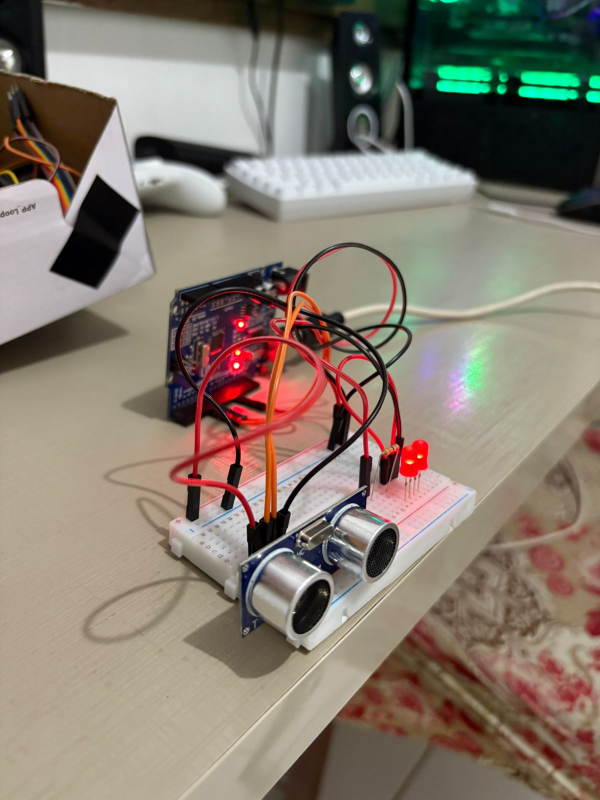
#> input picture Imagens/foto_1.jpeg, 1200 x 1600 px (shown at 1/2 size)
$ python -i numeros-complexos-arduino.py   (imports and definitions only)
#> lines starting #> are read from the running program, lines starting #| are printed output that depends on the picture
import serial                       # Leitura e comunicação com o Arduino
import numpy as np                  # Manipulação de operações matemáticas (magnitude, ângulo)
import matplotlib.pyplot as plt     # Criação gráfica principal
from matplotlib.animation import FuncAnimation # Animação gráfica em tempo real
from matplotlib.patches import Arc  # Desenho do arco de ângulo (argumento)
import sys                          # Controle de sistema (uso principal: sys.exit para encerrar o script)

# --- Configuração da Porta Serial ---
PORT = 'COM3'                       # Porta serial utilizada
BAUDRATE = 9600                     # Taxa de transmissão de dados (deve ser a mesma do Arduino)
TIMEOUT = 0.1                       # Tempo máximo de espera para leitura de dados

# Tentativa de conexão com a porta serial
# [10 lines not run here, left out]

# --- Configuração do Gráfico ---
# Criação da figura e do eixo para o Plano Complexo
fig, ax_complexo = plt.subplots(
    figsize=(7, 7)
    )
# Parte real fixa para simulação (Eixo X)
PARTE_REAL_FIXA = 50.0

# --- Função de Plotagem do Plano Complexo ---
# [109 lines left out: functions plotar_plano_complexo, analisar_leitura, not called in this run]

# --- Função de Animação Principal ---
def grafico_animado(i):
    try:
        valorLDRbytes = conexao.readline() # Leitura da linha de dados completa do Arduino
        if valorLDRbytes:
            valorLDRformatado = valorLDRbytes.decode("utf-8").strip() # Decodifica bytes para string e remove espaços/quebras de linha

            dados_analisados = analisar_leitura(valorLDRformatado) # Extrai os valores numéricos da string

            # Verifica se a Parte Imaginária (Distancia) está presente
            if 'Distancia' in dados_analisados:
                parte_imaginaria = dados_analisados['Distancia']

                # Cria o número complexo com a parte Real fixa e a Imaginária lida
                numero_complexo = complex(PARTE_REAL_FIXA, parte_imaginaria)

                # Plota o novo estado do número complexo no gráfico
                plotar_plano_complexo(ax=ax_complexo,
                                      numero_complexo=numero_complexo)

    except serial.SerialException as e: # Captura erros de comunicação serial
        print(f"Erro de leitura serial: {e}")
        conexao.close() # Interrompe a conexão
        sys.exit() # Sai do script
    except Exception as e: # Captura quaisquer outros erros inesperados
        # É útil saber qual dado gerou o erro, se possível
        print(f"Erro ao processar dado: {valorLDRformatado} - {e}")

# --- Execução da Animação ---
animacao = FuncAnimation(
    fig,
    grafico_animado,
    interval=100  # Intervalo de atualização (100 ms)
    )

# Mostra o gráfico e lida com a interrupção pelo usuário
# [10 lines not run here, left out]

>>> import cv2
>>> picture = cv2.imread('Imagens/foto_1.jpeg', cv2.IMREAD_GRAYSCALE)
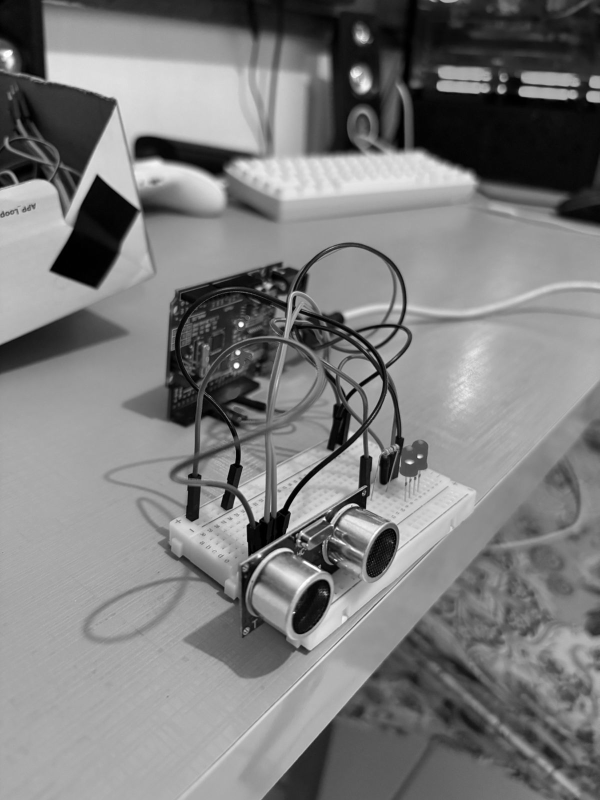
#> picture: shape (1600, 1200) (shown at 1/2 size); min 0, max 255, mean 124.8
#> (the run stopped early here; a loop or call above may not have finished)

$ run again, on Imagens/foto_2.jpeg
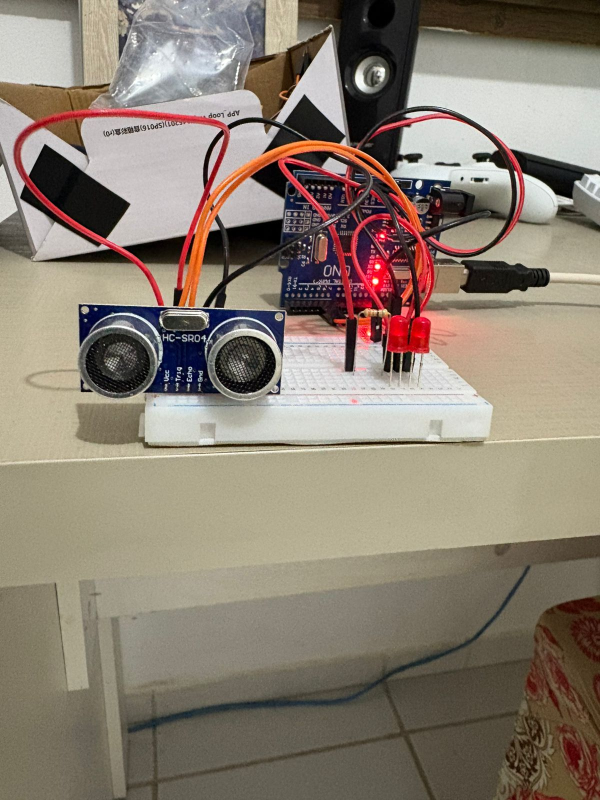
#> input picture Imagens/foto_2.jpeg, 1200 x 1600 px (shown at 1/2 size)
#> `picture = cv2.imread('Imagens/foto_1.jpeg', cv2.IMREAD_GRAYSCALE)`:
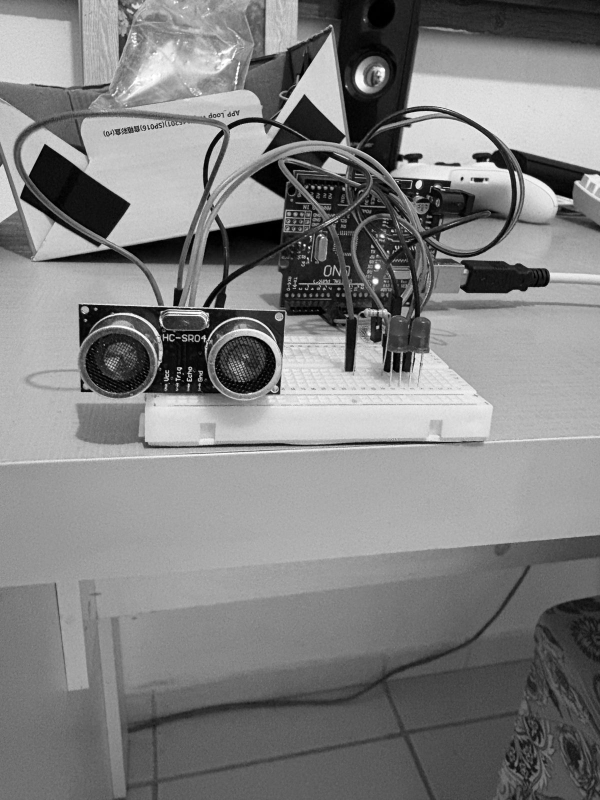
#> picture: shape (1600, 1200) (shown at 1/2 size); min 0, max 255, mean 129

$ run again, on Imagens/foto_3.jpeg
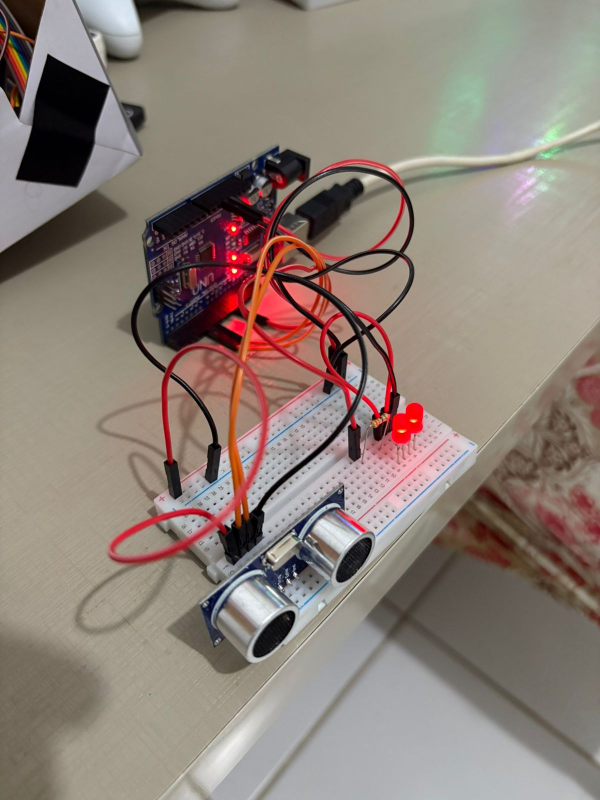
#> input picture Imagens/foto_3.jpeg, 1200 x 1600 px (shown at 1/2 size)
#> `picture = cv2.imread('Imagens/foto_1.jpeg', cv2.IMREAD_GRAYSCALE)`:
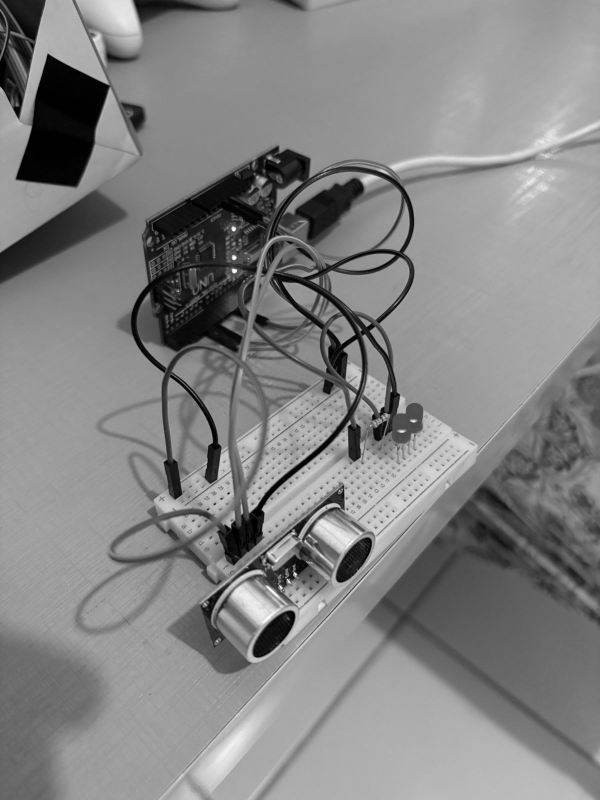
#> picture: shape (1600, 1200) (shown at 1/2 size); min 0, max 255, mean 131.1
